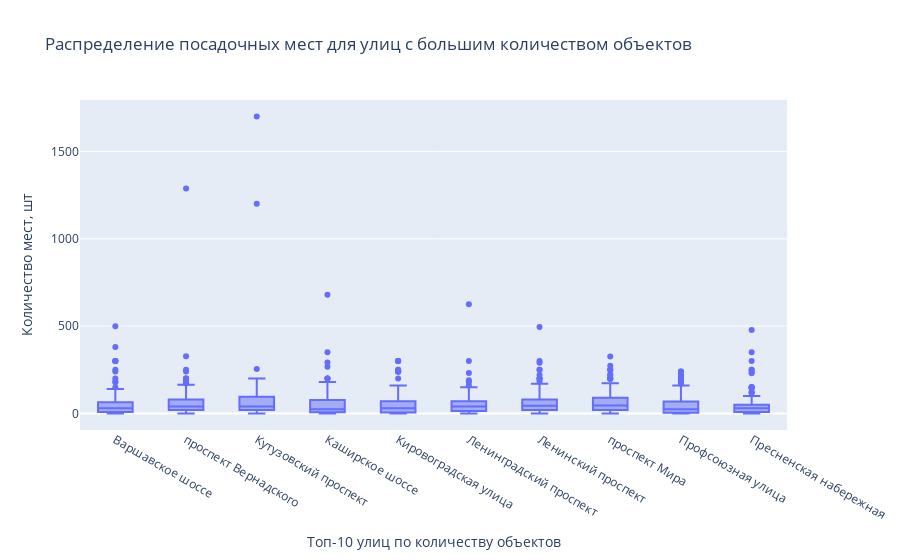

Here is the notebook cell this chart was saved with:
### Code cell
fig = px.box(top10_number, 
             x='street', 
             y='number', 
             title='Распределение посадочных мест для улиц с большим количеством объектов')
fig.update_layout(xaxis_title='Топ-10 улиц по количеству объектов',
                 yaxis_title='Количество мест, шт')
fig.data[0].marker.line.color = 'green'
fig.show()

### Figure 1 — Plotly figure (JSON) as saved in the notebook; plotly's stock layout.template omitted (floating-point values rounded to 4 significant figures; data arrays with more than 128 entries replaced by an {"elided": "..."} marker saying what was removed)
{"data": [{"alignmentgroup": "True", "hovertemplate": "street=%{x}<br>number=%{y}<extra></extra>", "legendgroup": "", "marker": {"color": "#636efa", "line": {"color": "green"}}, "name": "", "notched": false, "offsetgroup": "", "orientation": "v", "showlegend": false, "type": "box", "x": {"elided": "1505 str values"}, "x0": " ", "xaxis": "x", "y": {"elided": "1505 int values"}, "y0": " ", "yaxis": "y"}], "layout": {"boxmode": "group", "legend": {"tracegroupgap": 0}, "title": {"text": "Распределение посадочных мест для улиц с большим количеством объектов"}, "xaxis": {"anchor": "y", "domain": [0, 1], "title": {"text": "Топ-10 улиц по количеству объектов"}}, "yaxis": {"anchor": "x", "domain": [0, 1], "title": {"text": "Количество мест, шт"}}}}
